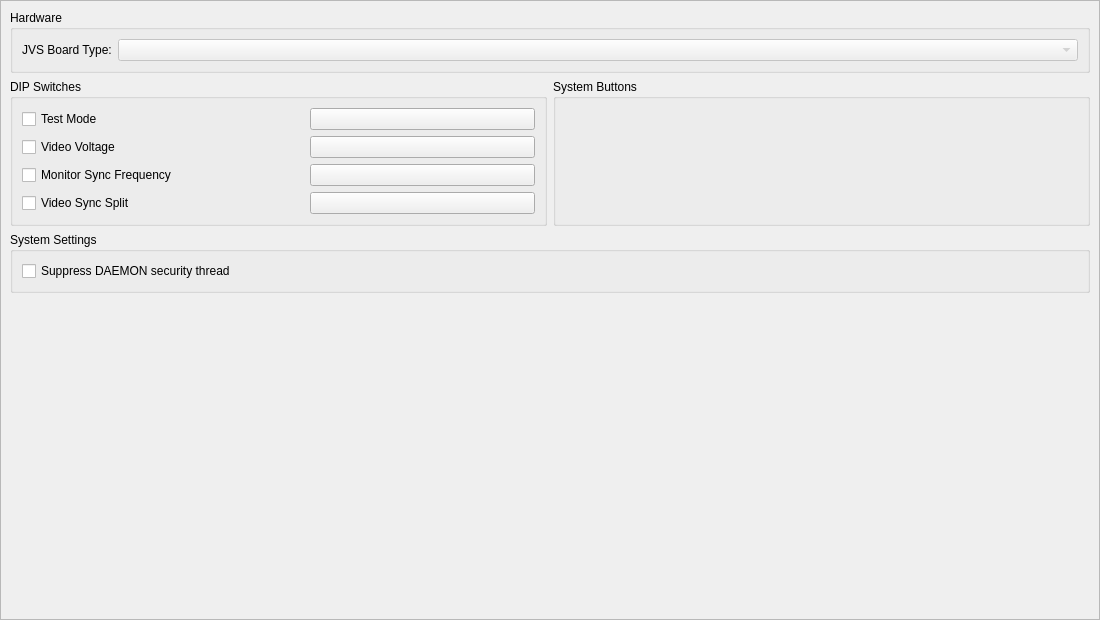
<?xml version="1.0" encoding="UTF-8"?>
<ui version="4.0">
 <class>JVSControlsWidget</class>
 <widget class="QWidget" name="JVSControlsWidget">
  <property name="geometry">
   <rect><x>0</x><y>0</y><width>1100</width><height>620</height></rect>
  </property>
  <layout class="QGridLayout" name="gridLayout">
   <property name="leftMargin"><number>0</number></property>
   <property name="topMargin"><number>0</number></property>
   <property name="rightMargin"><number>0</number></property>
   <property name="bottomMargin"><number>0</number></property>
   <item row="0" column="0">
    <widget class="QScrollArea" name="scrollArea">
     <property name="frameShape"><enum>QFrame::Shape::StyledPanel</enum></property>
     <property name="frameShadow"><enum>QFrame::Shadow::Sunken</enum></property>
     <property name="widgetResizable"><bool>true</bool></property>
     <widget class="QWidget" name="scrollAreaWidgetContents">
      <property name="geometry">
       <rect><x>0</x><y>0</y><width>1098</width><height>618</height></rect>
      </property>
      <layout class="QVBoxLayout" name="scrollLayout">

       <!-- Hardware (full width) -->
       <item>
        <widget class="QGroupBox" name="hardwareGroup">
         <property name="title"><string>Hardware</string></property>
         <layout class="QGridLayout" name="hardwareLayout" columnstretch="0,1">
          <item row="0" column="0">
           <widget class="QLabel" name="boardTypeLabel">
            <property name="text"><string>JVS Board Type:</string></property>
            <property name="buddy"><cstring>boardType</cstring></property>
           </widget>
          </item>
          <item row="0" column="1">
           <widget class="QComboBox" name="boardType">
            <property name="enabled"><bool>false</bool></property>
            <property name="toolTip"><string>Auto-detected from the game. Manual selection is not yet supported.</string></property>
           </widget>
          </item>
         </layout>
        </widget>
       </item>

       <!-- DIP Switches (left) + System Buttons (right) -->
       <item>
        <layout class="QHBoxLayout" name="middleRow">
         <item>
          <widget class="QGroupBox" name="dipSwitchGroup">
           <property name="title"><string>DIP Switches</string></property>
           <layout class="QGridLayout" name="dipSwitchLayout" columnstretch="1,0">
            <item row="0" column="0">
             <widget class="QCheckBox" name="testMode">
              <property name="text"><string>Test Mode</string></property>
              <property name="toolTip"><string>Enter the machine's diagnostic test menu</string></property>
             </widget>
            </item>
            <item row="0" column="1">
             <widget class="InputBindingWidget" name="toggleTestMode">
              <property name="minimumSize"><size><width>225</width><height>0</height></size></property>
              <property name="maximumSize"><size><width>225</width><height>16777215</height></size></property>
              <property name="text"><string/></property>
             </widget>
            </item>
            <item row="1" column="0">
             <widget class="QCheckBox" name="videoVoltage">
              <property name="text"><string>Video Voltage</string></property>
              <property name="toolTip"><string>Video output voltage level (3.3V when ON, 5V when OFF)</string></property>
             </widget>
            </item>
            <item row="1" column="1">
             <widget class="InputBindingWidget" name="toggleVideoVoltage">
              <property name="minimumSize"><size><width>225</width><height>0</height></size></property>
              <property name="maximumSize"><size><width>225</width><height>16777215</height></size></property>
              <property name="text"><string/></property>
             </widget>
            </item>
            <item row="2" column="0">
             <widget class="QCheckBox" name="monitorSyncFrequency">
              <property name="text"><string>Monitor Sync Frequency</string></property>
              <property name="toolTip"><string>Monitor sync frequency (31kHz when ON, 15kHz when OFF)</string></property>
             </widget>
            </item>
            <item row="2" column="1">
             <widget class="InputBindingWidget" name="toggleMonitorSyncFrequency">
              <property name="minimumSize"><size><width>225</width><height>0</height></size></property>
              <property name="maximumSize"><size><width>225</width><height>16777215</height></size></property>
              <property name="text"><string/></property>
             </widget>
            </item>
            <item row="3" column="0">
             <widget class="QCheckBox" name="videoSyncSplit">
              <property name="text"><string>Video Sync Split</string></property>
              <property name="toolTip"><string>Video sync signal mode (separate H/V sync when ON, composite sync when OFF)</string></property>
             </widget>
            </item>
            <item row="3" column="1">
             <widget class="InputBindingWidget" name="toggleVideoSyncSplit">
              <property name="minimumSize"><size><width>225</width><height>0</height></size></property>
              <property name="maximumSize"><size><width>225</width><height>16777215</height></size></property>
              <property name="text"><string/></property>
             </widget>
            </item>
           </layout>
          </widget>
         </item>
         <item>
          <widget class="QGroupBox" name="systemButtonsGroup">
           <property name="title"><string>System Buttons</string></property>
           <layout class="QGridLayout" name="systemButtonsLayout" columnstretch="1,0">
           </layout>
          </widget>
         </item>
        </layout>
       </item>

       <!-- System Settings (full width) -->
       <item>
        <widget class="QGroupBox" name="systemSettingsGroup">
         <property name="title"><string>System Settings</string></property>
         <layout class="QGridLayout" name="systemSettingsLayout" columnstretch="1,0">
          <item row="0" column="0" colspan="2">
           <widget class="QCheckBox" name="suppressDaemon">
            <property name="text"><string>Suppress DAEMON security thread</string></property>
            <property name="toolTip"><string>Avoids dongle I/O errors by suppressing the DAEMON driver security dongle check routine</string></property>
           </widget>
          </item>
         </layout>
        </widget>
       </item>

       <!-- Spacer -->
       <item>
        <spacer name="verticalSpacer">
         <property name="orientation"><enum>Qt::Orientation::Vertical</enum></property>
         <property name="sizeHint" stdset="0"><size><width>20</width><height>40</height></size></property>
        </spacer>
       </item>

      </layout>
     </widget>
    </widget>
   </item>
  </layout>
 </widget>
 <customwidgets>
  <customwidget>
   <class>InputBindingWidget</class>
   <extends>QPushButton</extends>
   <header>Settings/InputBindingWidget.h</header>
  </customwidget>
 </customwidgets>
 <tabstops>
  <tabstop>boardType</tabstop>
  <tabstop>testMode</tabstop>
  <tabstop>toggleTestMode</tabstop>
  <tabstop>videoVoltage</tabstop>
  <tabstop>toggleVideoVoltage</tabstop>
  <tabstop>monitorSyncFrequency</tabstop>
  <tabstop>toggleMonitorSyncFrequency</tabstop>
  <tabstop>videoSyncSplit</tabstop>
  <tabstop>toggleVideoSyncSplit</tabstop>
  <tabstop>suppressDaemon</tabstop>
 </tabstops>
 <resources/>
 <connections/>
</ui>
